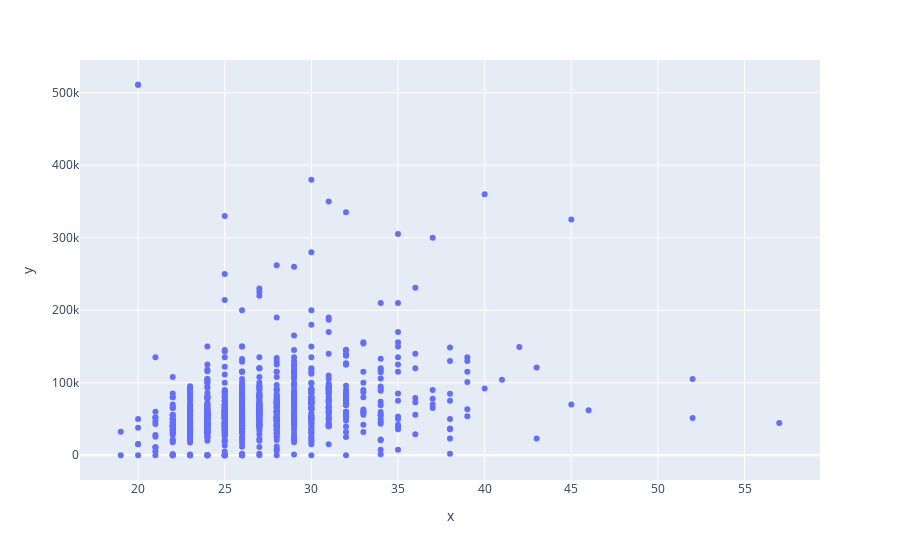

The notebook cell this image was saved under:
### Code cell
## Age and Income Scatter Plot

import plotly.express as px

df = basic_df
fig = px.scatter(x=df['Age'], y=df['Income'])
fig.show()

### Figure 1 — Plotly figure (JSON) as saved in the notebook; plotly's stock layout.template omitted (floating-point values rounded to 4 significant figures; data arrays with more than 128 entries replaced by an {"elided": "..."} marker saying what was removed)
{"data": [{"hovertemplate": "x=%{x}<br>y=%{y}<extra></extra>", "legendgroup": "", "marker": {"color": "#636efa", "symbol": "circle"}, "mode": "markers", "name": "", "orientation": "v", "showlegend": false, "type": "scatter", "x": {"elided": "858 int values"}, "xaxis": "x", "y": {"elided": "858 int values"}, "yaxis": "y"}], "layout": {"legend": {"tracegroupgap": 0}, "margin": {"t": 60}, "xaxis": {"anchor": "y", "domain": [0, 1], "title": {"text": "x"}}, "yaxis": {"anchor": "x", "domain": [0, 1], "title": {"text": "y"}}}}
